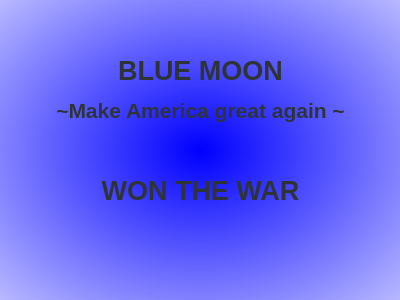
<?xml version="1.0" encoding="UTF-8"?>
<ui version="4.0">
 <class>BlueMoonWin</class>
 <widget class="QDialog" name="BlueMoonWin">
  <property name="geometry">
   <rect>
    <x>0</x>
    <y>0</y>
    <width>400</width>
    <height>300</height>
   </rect>
  </property>
  <property name="windowTitle">
   <string>Dialog</string>
  </property>
  <property name="styleSheet">
   <string notr="true">background-color: qradialgradient(spread:pad, cx:0.5, cy:0.5, radius:0.976, fx:0.5, fy:0.5, stop:0 rgba(0, 0, 255, 255), stop:1 rgba(255, 255, 255, 255));</string>
  </property>
  <widget class="QLabel" name="label">
   <property name="geometry">
    <rect>
     <x>0</x>
     <y>0</y>
     <width>401</width>
     <height>301</height>
    </rect>
   </property>
   <property name="styleSheet">
    <string notr="true">color: rgb(52, 101, 164);</string>
   </property>
   <property name="text">
    <string>&lt;html&gt;&lt;head/&gt;&lt;body&gt;&lt;p align=&quot;center&quot;&gt;&lt;span style=&quot; font-size:20pt; font-weight:600; color:#2e3436;&quot;&gt;BLUE MOON&lt;/span&gt;&lt;/p&gt;&lt;p align=&quot;center&quot;&gt;&lt;span style=&quot; font-size:16pt; font-weight:600; color:#2e3436;&quot;&gt;~Make America great again ~&lt;/span&gt;&lt;/p&gt;&lt;p align=&quot;center&quot;&gt;&lt;span style=&quot; color:#2e3436;&quot;&gt;&lt;br/&gt;&lt;/span&gt;&lt;/p&gt;&lt;p align=&quot;center&quot;&gt;&lt;span style=&quot; font-size:20pt; font-weight:600; color:#2e3436;&quot;&gt;WON THE WAR&lt;/span&gt;&lt;/p&gt;&lt;p&gt;&lt;span style=&quot; color:#3465a4;&quot;&gt;&lt;br/&gt;&lt;/span&gt;&lt;/p&gt;&lt;/body&gt;&lt;/html&gt;</string>
   </property>
  </widget>
 </widget>
 <resources/>
 <connections/>
</ui>
